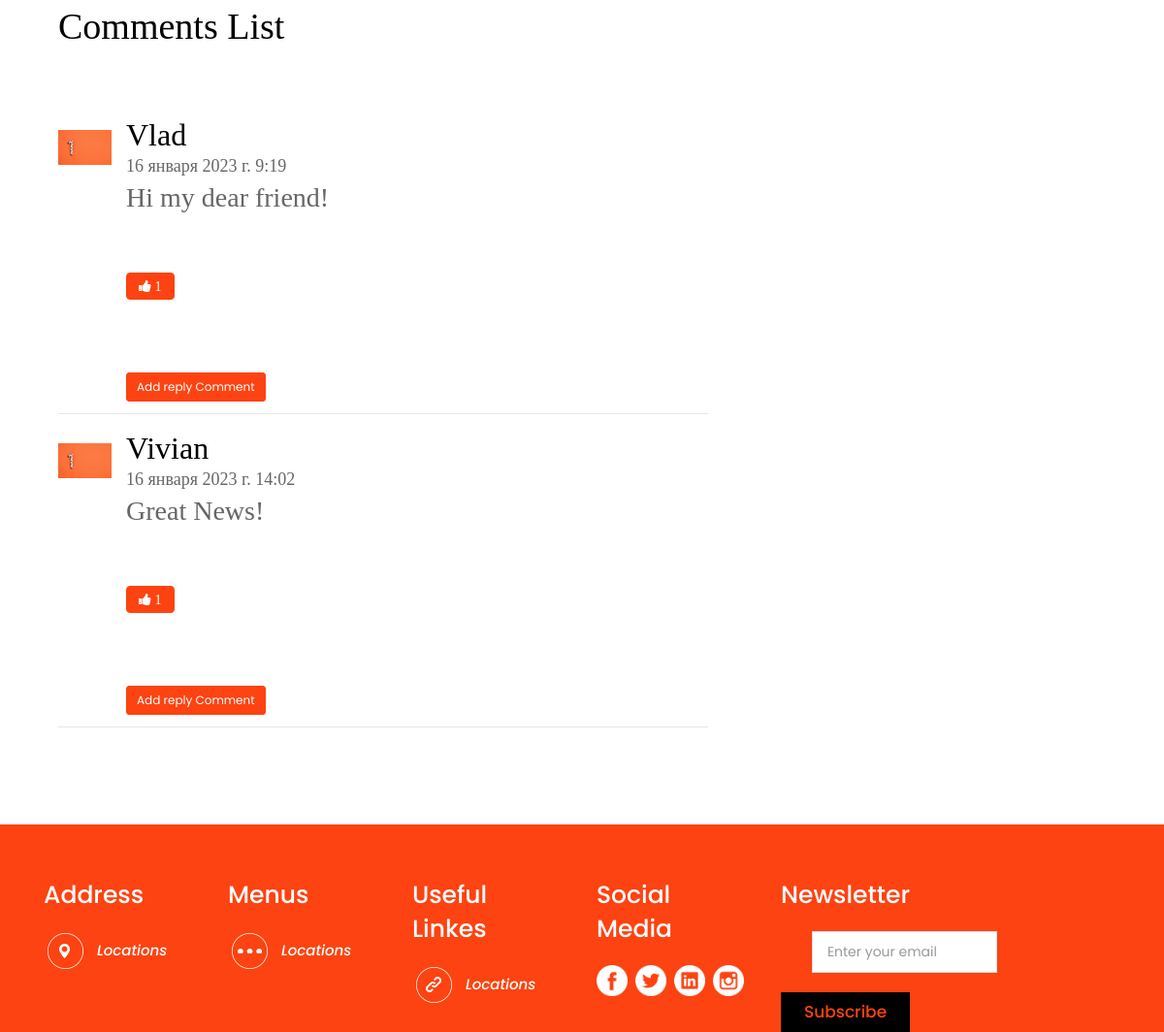
/blog/post/italian-amazing-tour/ (lower part), run on an earlier commit of the app's database.
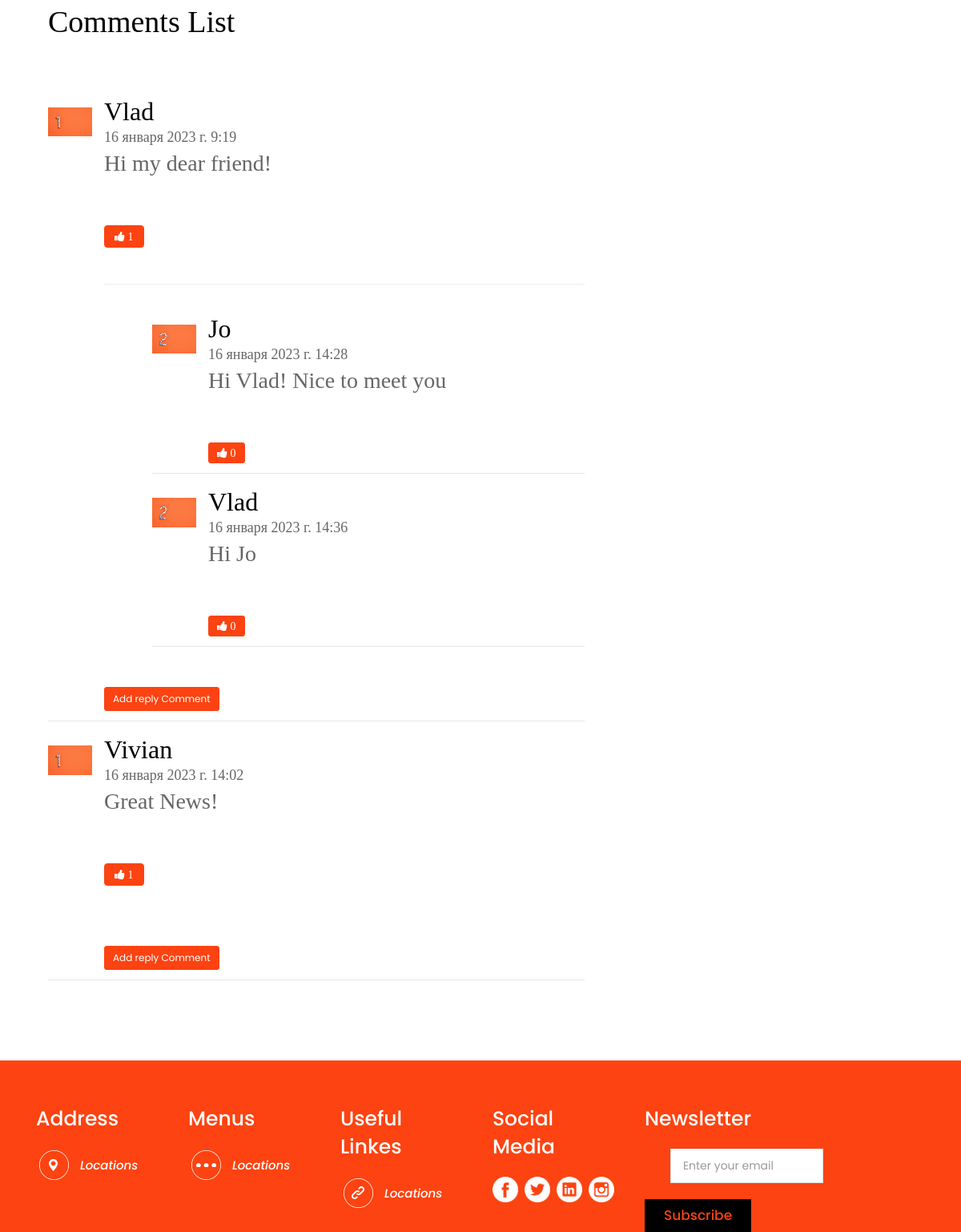
And on a later commit of the database.
### blog/models.py (models this page shows, shortened)
class Comment(models.Model):
    post = models.ForeignKey(Post, on_delete=models.CASCADE, related_name="get_comments", verbose_name="Пост")
    name = models.CharField(max_length=50, verbose_name="Имя")
    comment = models.CharField(max_length=700, verbose_name="Коментарий")
    created_at = models.DateTimeField(auto_now_add=True, verbose_name="Дата создания")
    updated_at = models.DateTimeField(auto_now=True, verbose_name="Время последнего Редактирования")
    likes = models.ManyToManyField(User, blank=True, related_name="likes_comments")
    class Meta:
        verbose_name = "Коментарий"
        verbose_name_plural = "Коментарии"
        ordering = ["created_at"]

class ReplyComment(models.Model):
    parent_comment = models.ForeignKey(Comment, on_delete=models.CASCADE, related_name="get_parent_comments",
                                       verbose_name="Родительский Коментарий")
    name = models.CharField(max_length=50, verbose_name="Имя_отвечающего")
    comment = models.CharField(max_length=700, verbose_name="Коментарий_отвечающего")
    created_at = models.DateTimeField(auto_now_add=True, verbose_name="Дата создания")
    updated_at = models.DateTimeField(auto_now=True, verbose_name="Время последнего Редактирования")
    likes = models.ManyToManyField(User, blank=True, related_name="get_reply_comments_likes")
    class Meta:
        verbose_name = "Ответный_Коментарий"
        verbose_name_plural = "Ответные_Коментарии"
        ordering = ["created_at"]

### blog/views.py (the view)
# urls.py: path('post/<str:slug>/', GetPost.as_view(), name='post'),
class GetPost(DetailView):
    model = Post
    template_name = 'blog/single_post.html'
    context_object_name = 'post'

### blog/templates/blog/single_post.html (shortened to what this page needs)
{% extends 'base_blog/base.html' %}
{% load static %}
{% load sidebar %}
{% block content %}
<section class="single-blog-area">
    <div class="container">
        <div class="row">
            <div class="col-md-12">
                <div class="border-top">
                    <div class="col-md-8">
                        <div class="blog-area">
                            <div class="commententries">
                                <h2>Comments List</h2>
                                {% if post.get_comments.exists %}
                                {% for comment in post.get_comments.all %}
                                <ul class="commentlist">
                                    <li>
                                        <article class="comment">
                                            <header class="comment-author">
                                                <img src="{% static 'img/1.jpg' %}" alt="">
                                            </header>
                                            <section class="comment-details">
                                                <div class="author-name">
                                                    <h5><a href="#">{{ comment.name }}</a></h5>
                                                    <p>{{ comment.created_at }}</p>
                                                </div>
                                                <div class="comment-body">
                                                    <p>{{ comment.comment }}</p>
                                                </div>
                                                <div class="reply">
                                                    <form action="{% url 'like_comments' post.slug %}" method="POST">
                                                        <button type="submit" name="comment_id"
                                                                value="{{ comment.id }}"
                                                                class="btn btn-primary fa fa-thumbs-up"
                                                                aria-hidden="true"
                                                                style="background-color:#fc4311; border-color:#fc4311;">
                                                            {{ comment.likes.count }}
                                                        </button>
                                                    </form>
                                                    <br/>
                                                    {% if comment.get_parent_comments.exists %}
                                                    <div id="reply_comment" class="menu">
                                                        <hr size="4">
                                                        <ul>
                                                            {% for reply_comment in comment.get_parent_comments.all %}
                                                            <article class="comment">
                                                                <header class="comment-author">
                                                                    <img src="{% static 'img/2.jpg' %}" alt="">
                                                                </header>
                                                                <section class="comment-details">
                                                                    <div class="author-name">
                                                                        <h5>
                                                                            <a href="#">{{reply_comment.name}}</a>
                                                                        </h5>
                                                                        <p>{{reply_comment.created_at}}</p>
                                                                    </div>
                                                                    <div class="comment-body">
                                                                        <p>{{reply_comment.comment}}</p>
                                                                    </div>
                                                                    <div class="reply">
                                                                        <form action="" method="POST">{%csrf_token%}
                                                                            <button type="submit"
                                                                                    name="comment_id"
                                                                                    value="{{ reply_comment.id }}"
                                                                                    class="btn btn-primary btn-sm fa fa-thumbs-up"
                                                                                    aria-hidden="true"
                                                                                    style="background-color:#fc4311; border-color:#fc4311;">
                                                                                {{reply_comment.likes.count}}
                                                                            </button>
                                                                        </form>
                                                                    </div>
                                                                </section>
                                                            </article>
                                                            {% endfor %}
                                                        </ul>
                                                    </div>
                                                    {% endif %}
                                                    <form action="{% url 'add_reply_comment' comment.pk %}">
                                                        <button class="btn btn-primary btn-sm"
                                                                style="background-color:#fc4311; border-color:#fc4311;">
                                                            Add reply Comment
                                                        </button>
                                                    </form>
                                                </div>
                                            </section>
                                        </article>
                                    </li>
                                </ul>
                                {% endfor %}
                                {% endif %}
                            </div>
                        </div>
                    </div>
                </div>
            </div>
        </div>
    </div>
</section>
{% endblock %}

### blog/templates/base_blog/base.html (shortened to what this page needs)
{% extends 'base.html' %}

### templates/base.html (shortened to what this page needs)
{% load static %}
<!DOCTYPE html>
<html lang="en">
<head>
    <link rel="stylesheet" href="{% static 'css/bootstrap.min.css' %}">
    <link rel="stylesheet" href="{% static 'css/bootstrap.css' %}">
    <link rel="stylesheet" href="{% static 'css/style.css' %}">
    <link rel="stylesheet" href="{% static 'css/responsive.css' %}">
    <link rel="stylesheet" href="{% static 'css/jquery.mCustomScrollbar.min.css' %}">
    <link rel="stylesheet" href="https://netdna.bootstrapcdn.com/font-awesome/4.0.3/css/font-awesome.css">
    <link rel="stylesheet" href="https://cdnjs.cloudflare.com/ajax/libs/fancybox/2.1.5/jquery.fancybox.min.css"
          media="screen">
</head>
<body class="main-layout">
{% block content %}{% endblock %}
{% include 'inc/_footer.html' %}
</body>
</html>

### templates/inc/_loader.html (shortened to what this page needs)
{% load static %}

### blog/templates/base_blog/inc_blog/_header.html (shortened to what this page needs)
{% load static %}
{% load header %}

### templates/inc/_footer.html
{% load static %}
<footr>
    <div class="footer">
        <div class="container">
            <div class="row">
                <div class="col-lg-2 col-md-6 col-sm-12 width">
                    <div class="address">
                        <h3>Address</h3>
                        <i><img src="{% static 'icon/3.png' %}">Locations</i>
                    </div>
                </div>
                <div class="col-lg-2 col-md-6 col-sm-12 width">
                    <div class="address">
                        <h3>Menus</h3>
                        <i><img src="{% static 'icon/2.png' %}">Locations</i>
                    </div>
                </div>
                <div class="col-lg-2 col-md-6 col-sm-12 width">
                    <div class="address">
                        <h3>Useful Linkes</h3>
                        <i><img src="{% static 'icon/1.png' %}">Locations</i>
                    </div>
                </div>
                <div class="col-lg-2 col-md-6 col-sm-12 width">
                    <div class="address">
                        <h3>Social Media </h3>
                        <ul class="contant_icon">
                            <li><img src="{% static 'icon/fb.png' %}" alt="icon"/></li>
                            <li><img src="{% static 'icon/tw.png' %}" alt="icon"/></li>
                            <li><img src="{% static 'icon/lin(2).png' %}" alt="icon"/></li>
                            <li><img src="{% static 'icon/instagram.png' %}" alt="icon"/></li>
                        </ul>
                    </div>
                </div>
                <div class="col-xl-3 col-lg-3 col-md-12 col-sm-12 width">
                    <div class="address">
                        <h3>Newsletter</h3>
                        <input class="form-control" placeholder="Enter your email" type="type" name="Enter your email">
                        <button class="submit-btn">Subscribe</button>
                    </div>
                </div>
            </div>
        </div>
    </div>
</footr>

What changed in the data, as far as the page shows it:
added ReplyComment: name "Jo", created_at "16 января 2023 г. 14:28", comment "Hi Vlad! Nice to meet you", likes.count "0", shown under Comment "Vlad"
added ReplyComment: name "Vlad", created_at "16 января 2023 г. 14:36", comment "Hi Jo", likes.count "0", shown under Comment "Vlad"
